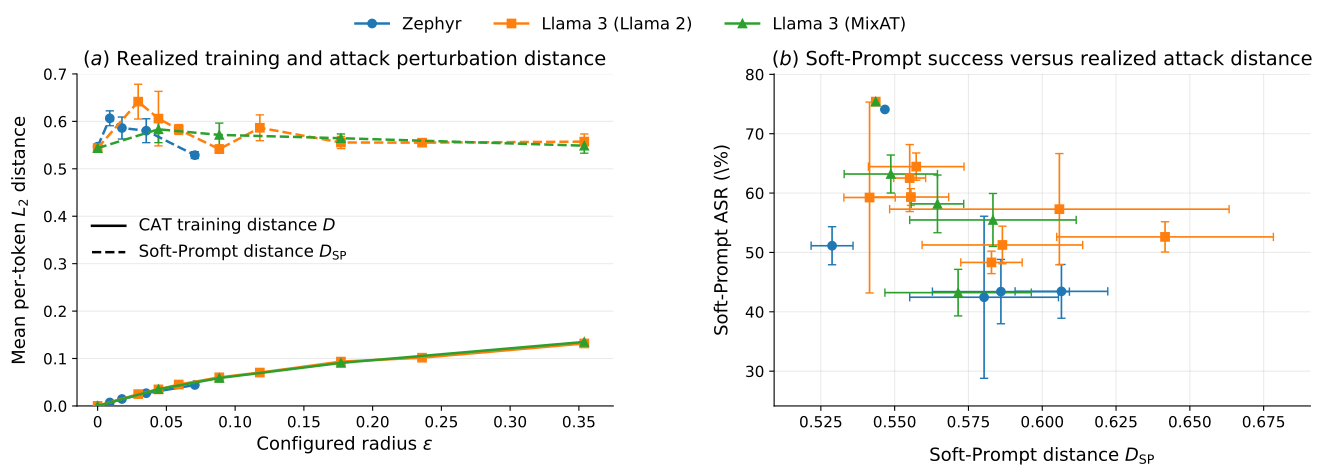

The Python source for this figure:
import numpy as np
import matplotlib.pyplot as plt

from pathlib import Path
from matplotlib.backends.backend_pdf import PdfPages
from matplotlib.lines import Line2D


# ============================================================
# Typography
# ============================================================

plt.rcParams.update({
    "font.size": 13,          # default text
    "axes.titlesize": 14,     # panel titles
    "axes.labelsize": 13,     # x/y labels
    "xtick.labelsize": 11,    # x tick labels
    "ytick.labelsize": 11,    # y tick labels
    "legend.fontsize": 12,    # legend
})

XMIN = -0.015
XMAX = 0.375


# ============================================================
# Configuration
# ============================================================

COLORS = {
    "Zephyr": "C0",
    "Llama 3 (Llama 2)": "C1",
    "Llama 3 (MixAT)": "C2",
}

MARKERS = {
    "Zephyr": "o",
    "Llama 3 (Llama 2)": "s",
    "Llama 3 (MixAT)": "^",
}


# ============================================================
# Data
#
# Only controlled sweep checkpoints are included.
#
# D:
#   Realised CAT training perturbation distance.
#   No SD is plotted because the table reports these values
#   without standard deviations.
#
# D_SP:
#   Realised Soft-Prompt perturbation distance.
#
# SP_ASR:
#   Soft-Prompt attack success rate.
# ============================================================

models = {

    # ========================================================
    # Zephyr
    # ========================================================

    "Zephyr": {
        "epsilon": np.array([
            0.0,
            0.00884,
            0.01768,
            0.03535,
            0.07070,
        ]),

        "D": np.array([
            0.0,
            0.00734,
            0.01466,
            0.02688,
            0.04422,
        ]),

        "D_SP": {
            "y": np.array([
                0.5467,
                0.6065,
                0.5860,
                0.5803,
                0.5288,
            ]),
            "err": np.array([
                0.0,
                0.0157,
                0.0232,
                0.0252,
                0.0071,
            ]),
        },

        "SP_ASR": {
            "y": np.array([
                74.09,
                43.44,
                43.40,
                42.45,
                51.13,
            ]),
            "err": np.array([
                0.0,
                4.53,
                5.42,
                13.65,
                3.21,
            ]),
        },
    },

    # ========================================================
    # Llama 3 (Llama 2)
    # ========================================================

    "Llama 3 (Llama 2)": {
        "epsilon": np.array([
            0.0,
            0.02949,
            0.04424,
            0.05898,
            0.08848,
            0.11797,
            0.17695,
            0.23594,
            0.35391,
        ]),

        "D": np.array([
            0.0,
            0.02492,
            0.03491,
            0.04517,
            0.06035,
            0.07039,
            0.09350,
            0.10172,
            0.13176,
        ]),

        "D_SP": {
            "y": np.array([
                0.5436,
                0.6416,
                0.6058,
                0.5828,
                0.5415,
                0.5865,
                0.5555,
                0.5551,
                0.5573,
            ]),
            "err": np.array([
                0.0,
                0.0367,
                0.0575,
                0.0104,
                0.0087,
                0.0272,
                0.0128,
                0.0054,
                0.0162,
            ]),
        },

        "SP_ASR": {
            "y": np.array([
                75.41,
                52.62,
                57.29,
                48.32,
                59.25,
                51.26,
                59.33,
                62.53,
                64.46,
            ]),
            "err": np.array([
                0.0,
                2.55,
                9.37,
                1.89,
                16.08,
                3.17,
                1.41,
                5.64,
                2.30,
            ]),
        },
    },

    # ========================================================
    # Llama 3 (MixAT)
    # ========================================================

    "Llama 3 (MixAT)": {
        "epsilon": np.array([
            0.0,
            0.04424,
            0.08848,
            0.17695,
            0.35391,
        ]),

        "D": np.array([
            0.0,
            0.03539,
            0.05884,
            0.09078,
            0.13500,
        ]),

        "D_SP": {
            "y": np.array([
                0.5436,
                0.5833,
                0.5715,
                0.5645,
                0.5487,
            ]),
            "err": np.array([
                0.0,
                0.0282,
                0.0248,
                0.0089,
                0.0158,
            ]),
        },

        "SP_ASR": {
            "y": np.array([
                75.41,
                55.47,
                43.23,
                58.18,
                63.21,
            ]),
            "err": np.array([
                0.0,
                4.46,
                3.92,
                4.86,
                3.20,
            ]),
        },
    },
}


# ============================================================
# Two-panel Soft-Prompt geometry figure
# ============================================================

def plot_softprompt_geometry():

    fig, axes = plt.subplots(
        1,
        2,
        figsize=(14, 5),
    )

    distance_ax = axes[0]
    relationship_ax = axes[1]

    # # ========================================================
    # # Combined configured-radius grid
    # # ========================================================

    # all_epsilon = np.unique(
    #     np.concatenate([
    #         model_data["epsilon"]
    #         for model_data in models.values()
    #     ])
    # )

    # labels = [
    #     "0" if np.isclose(value, 0.0)
    #     else f"{value:.5f}".rstrip("0").rstrip(".")
    #     for value in all_epsilon
    # ]

    # ========================================================
    # Panel 1:
    # CAT realised distance D vs Soft-Prompt distance D_SP
    #
    # Color/marker = configuration
    # Solid line   = D
    # Dashed line  = D_SP
    # ========================================================

    for model_name, model_data in models.items():
        epsilon = model_data["epsilon"]

        color = COLORS[model_name]
        marker = MARKERS[model_name]

        D = model_data["D"]

        D_sp = model_data["D_SP"]["y"]
        D_sp_err = model_data["D_SP"]["err"]

        # ----------------------------------------------------
        # CAT realised distance D
        # ----------------------------------------------------

        distance_ax.plot(
            epsilon,
            D,
            marker=marker,
            markersize=6,
            linewidth=1.8,
            linestyle="-",
            color=color,
            zorder=3,
        )

        # ----------------------------------------------------
        # Soft-Prompt realised distance D_SP
        # ----------------------------------------------------

        distance_ax.plot(
            epsilon,
            D_sp,
            marker=marker,
            markersize=6,
            linewidth=1.8,
            linestyle="--",
            color=color,
            zorder=3,
        )

        distance_ax.errorbar(
            epsilon,
            D_sp,
            yerr=D_sp_err,
            fmt="none",
            capsize=3,
            linewidth=1.2,
            color=color,
            zorder=2,
        )

    # --------------------------------------------------------
    # Axes
    #
    # Deliberately keep a single linear scale. The large gap
    # between D and D_SP is part of the result.
    # --------------------------------------------------------

    distance_ax.set_ylim(
        0.0,
        0.70,
    )

    # distance_ax.set_xticks(
    #     all_epsilon
    # )

    # distance_ax.set_xticklabels(
    #     labels,
    #     rotation=45,
    #     ha="right",
    # )

    distance_ax.set_xlim(0, 0.37)

    distance_ax.set_xticks([
        0.00,
        0.05,
        0.10,
        0.15,
        0.20,
        0.25,
        0.30,
        0.35,
    ])

    distance_ax.set_xticklabels([
        "0",
        "0.05",
        "0.10",
        "0.15",
        "0.20",
        "0.25",
        "0.30",
        "0.35",
    ])

    distance_ax.set_xlim(XMIN, XMAX)

    distance_ax.set_xlabel(
        r"Configured radius $\epsilon$"
    )

    distance_ax.set_ylabel(
        r"Mean per-token $L_2$ distance",
        labelpad=10,
    )

    distance_ax.set_title(
        "($a$) Realized training and attack perturbation distance",
        # fontsize=11,
    )

    distance_ax.grid(
        axis="y",
        alpha=0.25,
    )

    distance_ax.spines["top"].set_visible(False)
    distance_ax.spines["right"].set_visible(False)

    # ========================================================
    # Panel 2:
    # Soft-Prompt ASR vs D_SP
    #
    # No connecting lines: this is a relationship plot rather
    # than a trajectory over the sweep.
    # ========================================================

    all_asr_lower = []
    all_asr_upper = []
    all_dsp_lower = []
    all_dsp_upper = []

    for model_name, model_data in models.items():

        color = COLORS[model_name]
        marker = MARKERS[model_name]

        D_sp = model_data["D_SP"]["y"]
        D_sp_err = model_data["D_SP"]["err"]

        asr = model_data["SP_ASR"]["y"]
        asr_err = model_data["SP_ASR"]["err"]

        relationship_ax.errorbar(
            D_sp,
            asr,
            xerr=D_sp_err,
            yerr=asr_err,
            fmt=marker,
            markersize=6,
            linestyle="none",
            capsize=3,
            linewidth=1.2,
            color=color,
            markerfacecolor=color,
            markeredgecolor=color,
            zorder=3,
        )

        all_dsp_lower.extend(
            D_sp - D_sp_err
        )

        all_dsp_upper.extend(
            D_sp + D_sp_err
        )

        all_asr_lower.extend(
            asr - asr_err
        )

        all_asr_upper.extend(
            asr + asr_err
        )

    # --------------------------------------------------------
    # Adaptive x-axis
    # --------------------------------------------------------

    xmin = min(all_dsp_lower)
    xmax = max(all_dsp_upper)

    xpadding = max(
        (xmax - xmin) * 0.08,
        0.005,
    )

    relationship_ax.set_xlim(
        xmin - xpadding,
        xmax + xpadding,
    )

    # --------------------------------------------------------
    # Adaptive y-axis
    # --------------------------------------------------------

    ymin = min(all_asr_lower)
    ymax = max(all_asr_upper)

    ypadding = max(
        (ymax - ymin) * 0.10,
        1.0,
    )

    relationship_ax.set_ylim(
        max(0, ymin - ypadding),
        min(100, ymax + ypadding),
    )

    relationship_ax.set_xlabel(
        r"Soft-Prompt distance $D_{\mathrm{SP}}$",
        labelpad=12,
    )

    relationship_ax.set_ylabel(
        r"Soft-Prompt ASR (\%)",
        labelpad=10,
    )

    relationship_ax.set_title(
        "$(b)$ Soft-Prompt success versus realized attack distance",
        # fontsize=11,
    )

    relationship_ax.grid(
        alpha=0.25,
    )

    relationship_ax.spines["top"].set_visible(False)
    relationship_ax.spines["right"].set_visible(False)

    # ========================================================
    # Legends
    # ========================================================

    # --------------------------------------------------------
    # Model/configuration legend
    # --------------------------------------------------------

    model_handles = [
        Line2D(
            [0],
            [0],
            color=COLORS[name],
            marker=MARKERS[name],
            linestyle="-",
            linewidth=1.8,
            markersize=6,
            label=name,
        )
        for name in models.keys()
    ]

    fig.legend(
        handles=model_handles,
        frameon=False,
        loc="upper center",
        bbox_to_anchor=(0.5, 0.995),
        ncol=3,
    )

    # --------------------------------------------------------
    # Meaning-of-line-style legend for panel 1
    # --------------------------------------------------------

    quantity_handles = [
        Line2D(
            [0],
            [0],
            color="black",
            linestyle="-",
            linewidth=1.8,
            label=r"CAT training distance $D$",
        ),
        Line2D(
            [0],
            [0],
            color="black",
            linestyle="--",
            linewidth=1.8,
            label=r"Soft-Prompt distance $D_{\mathrm{SP}}$",
        ),
    ]

    distance_ax.legend(
        handles=quantity_handles,
        frameon=False,
        loc="center left",
    )

    # ========================================================
    # Layout
    # ========================================================

    fig.tight_layout(
        rect=[0.04, 0.02, 1.0, 0.94]
    )

    fig.subplots_adjust(
        wspace=0.30
    )

    return fig


# ============================================================
# Generate figure
# ============================================================

softprompt_geometry_figure = plot_softprompt_geometry()


# ============================================================
# Output paths
# ============================================================

script_path = Path(__file__).resolve()
output_dir = script_path.parent


# ============================================================
# Save separately
# ============================================================

figure_pdf_path = (
    output_dir / "Soft_Prompt_distances.pdf"
)

figure_png_path = (
    output_dir / "Soft_Prompt_distances.png"
)

softprompt_geometry_figure.savefig(
    figure_pdf_path,
    bbox_inches="tight",
)

softprompt_geometry_figure.savefig(
    figure_png_path,
    dpi=300,
    bbox_inches="tight",
)


# ============================================================
# Save to diagnostic PDF
# ============================================================

combined_pdf_path = (
    output_dir / f"{script_path.stem}.pdf"
)

with PdfPages(combined_pdf_path) as pdf:

    pdf.savefig(
        softprompt_geometry_figure,
        bbox_inches="tight",
    )


# ============================================================
# Report outputs
# ============================================================

print(
    "Saved Soft-Prompt geometry figure to:\n"
    f"  {figure_pdf_path}\n"
    f"  {figure_png_path}\n\n"
    "Saved diagnostic PDF to:\n"
    f"  {combined_pdf_path}"
)


# ============================================================
# Display
# ============================================================

plt.show()
